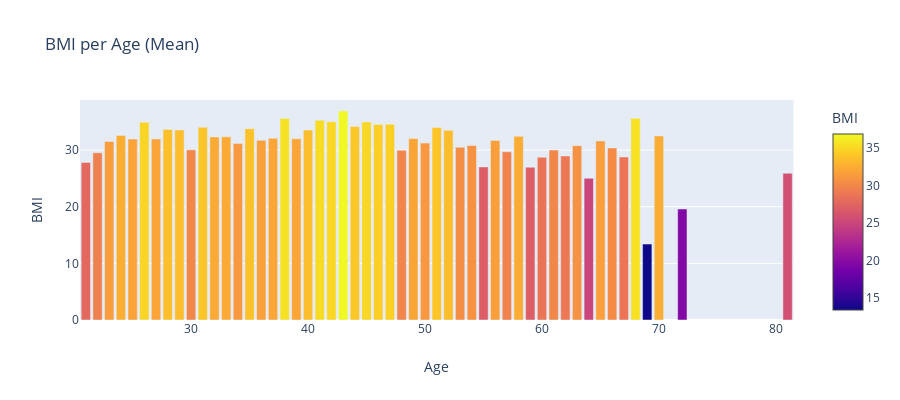

Notebook cell for this chart:
### Markdown cell above
### 7. Creating bar chart with group by Age for average BMI

### Code cell
age_groupby_bmi = df.groupby(['Age']).BMI.mean().reset_index()
age_groupby_bmi = age_groupby_bmi.sort_values(by='Age')

fig = px.bar(age_groupby_bmi, 
             x='Age', 
             y='BMI', 
             title='BMI per Age (Mean)',
             hover_data=['Age', 'BMI'], 
             color='BMI', 
             height=400)
fig.show()

### Figure 1 — Plotly figure (JSON) as saved in the notebook; plotly's stock layout.template omitted (floating-point values rounded to 4 significant figures)
{"data": [{"alignmentgroup": "True", "customdata": [[21, 27.82], [22, 29.51], [23, 31.5], [24, 32.57], [25, 31.94], [26, 34.92], [27, 31.95], [28, 33.64], [29, 33.54], [30, 30.03], [31, 34.02], [32, 32.32], [33, 32.34], [34, 31.16], [35, 33.78], [36, 31.72], [37, 32.08], [38, 35.57], [39, 31.98], [40, 33.54], [41, 35.26], [42, 34.98], [43, 36.89], [44, 34.16], [45, 34.96], [46, 34.52], [47, 34.57], [48, 29.98], [49, 32.02], [50, 31.22], [51, 33.98], [52, 33.48], [53, 30.5], [54, 30.8], [55, 27.02], [56, 31.7], [57, 29.7], [58, 32.43], [59, 26.97], [60, 28.74], [61, 30], [62, 28.95], [63, 30.77], [64, 25], [65, 31.6], [66, 30.38], [67, 28.77], [68, 35.6], [69, 13.4], [70, 32.5], [72, 19.6], [81, 25.9]], "hoverlabel": {"namelength": 0}, "hovertemplate": "Age=%{customdata[0]}<br>BMI=%{marker.color}", "legendgroup": "", "marker": {"color": [27.82, 29.51, 31.5, 32.57, 31.94, 34.92, 31.95, 33.64, 33.54, 30.03, 34.02, 32.32, 32.34, 31.16, 33.78, 31.72, 32.08, 35.57, 31.98, 33.54, 35.26, 34.98, 36.89, 34.16, 34.96, 34.52, 34.57, 29.98, 32.02, 31.22, 33.98, 33.48, 30.5, 30.8, 27.02, 31.7, 29.7, 32.43, 26.97, 28.74, 30, 28.95, 30.77, 25, 31.6, 30.38, 28.77, 35.6, 13.4, 32.5, 19.6, 25.9], "coloraxis": "coloraxis"}, "name": "", "offsetgroup": "", "orientation": "v", "showlegend": false, "textposition": "auto", "type": "bar", "x": [21, 22, 23, 24, 25, 26, 27, 28, 29, 30, 31, 32, 33, 34, 35, 36, 37, 38, 39, 40, 41, 42, 43, 44, 45, 46, 47, 48, 49, 50, 51, 52, 53, 54, 55, 56, 57, 58, 59, 60, 61, 62, 63, 64, 65, 66, 67, 68, 69, 70, 72, 81], "xaxis": "x", "y": [27.82, 29.51, 31.5, 32.57, 31.94, 34.92, 31.95, 33.64, 33.54, 30.03, 34.02, 32.32, 32.34, 31.16, 33.78, 31.72, 32.08, 35.57, 31.98, 33.54, 35.26, 34.98, 36.89, 34.16, 34.96, 34.52, 34.57, 29.98, 32.02, 31.22, 33.98, 33.48, 30.5, 30.8, 27.02, 31.7, 29.7, 32.43, 26.97, 28.74, 30, 28.95, 30.77, 25, 31.6, 30.38, 28.77, 35.6, 13.4, 32.5, 19.6, 25.9], "yaxis": "y"}], "layout": {"barmode": "relative", "coloraxis": {"colorbar": {"title": {"text": "BMI"}}, "colorscale": [[0, "#0d0887"], [0.1111, "#46039f"], [0.2222, "#7201a8"], [0.3333, "#9c179e"], [0.4444, "#bd3786"], [0.5556, "#d8576b"], [0.6667, "#ed7953"], [0.7778, "#fb9f3a"], [0.8889, "#fdca26"], [1, "#f0f921"]]}, "height": 400, "legend": {"tracegroupgap": 0}, "title": {"text": "BMI per Age (Mean)"}, "xaxis": {"anchor": "y", "domain": [0, 0.98], "title": {"text": "Age"}}, "yaxis": {"anchor": "x", "domain": [0, 1], "title": {"text": "BMI"}}}}
